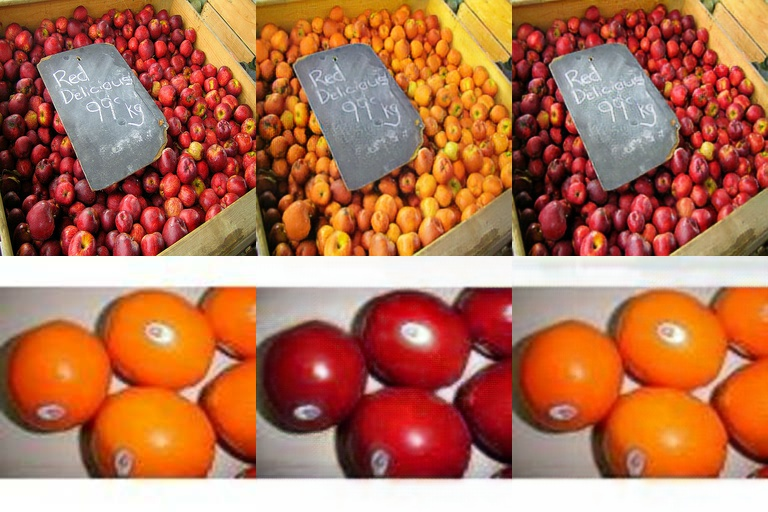
#> input picture CycleGAN-Tensorflow-2-master/pics/apple2orange.jpg, 768 x 512 px, given as the content of the folder ./Training/Raw_Input_Diffuse/, which was not available
$ jupyter execute --allow-errors 'Morrowind Cycle GAN.ipynb'   (older library calls are emulated)   (text cells are left out)
#> lines starting #> are read from the running program, lines starting #| are printed output that depends on the picture; pictures that were not available may be replaced by others from this repository, and a replacement may not be noted
[cell 1]
import os
import math
import time
import random
import shutil
from os import path
from PIL import Image
from PIL import ImageEnhance
from PIL import ImageOps

GAN_location = "./CycleGAN-Tensorflow-2-master/"

[cell 2]
input_dirs = ['./Training/Raw_Input_Diffuse/','./Training/Raw_Input_Normal/']
target_dirs= ['./Processed_Input_Diffuse/', './Processed_Input_Normal/']
channels = ['R','G','B','A']

size = 256

# This method stores the original sizes of the images.
# We do not need this for the first pass, but we will use
# it later.

def prepare(target,channels):
    for i in range(len(channels)):
        if path.exists(target[1]+channels[i]):
            print("====== Using pre-existing resize directory ======")
        else:
            os.makedirs(target[1]+channels[i])

def convertAndResizeNormals(data_dir,target,channels):
    original_sizes = list()

    for item in os.listdir(data_dir):
        print("Processing: "+item)
        im=Image.open(data_dir+item)
        width,height = im.size
        original_sizes.append([item[0:-4],width,height])
        for i in range(4):
            single_channel = im.split()[i-1]
            single_channel = single_channel.resize((size,size), Image.ANTIALIAS)
            single_channel = single_channel.convert("RGB")

            # Drop the last 4 characters, usually the previous filename ".dds"
            single_channel.save(target + channels[i-1] + '/' + item[0:-4] + ".jpg","JPEG")

        im.close()

    return original_sizes

def convertAndResizeDiffuse(data_dir,target):
#> called with data_dir = './Training/Raw_Input_Diffuse/', target = './Processed_Input_Diffuse/'
    for item in os.listdir(data_dir):
        print("Processing: "+item)
        im=Image.open(data_dir+item)
#> im is the input picture: PIL image 768x512 RGB; mean R, G, B 178.8, 112.7, 82.9
        # Optional: Desaturate image
        converter = ImageEnhance.Color(im)
        im = converter.enhance(0)
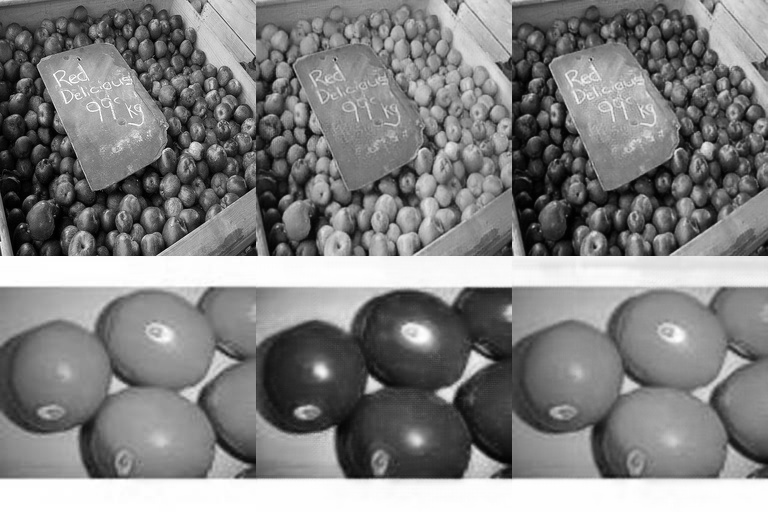
#> im: PIL image 768x512 RGB; min 0, max 255, mean 129.1
        width,height = im.size
#> width = 768; height = 512
        im = im.resize((size,size), Image.ANTIALIAS)
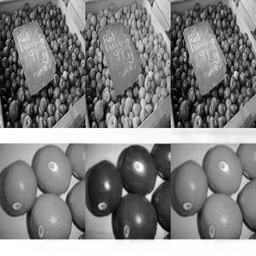
#> im: PIL image 256x256 RGB; min 0, max 255, mean 129.1
        im = im.convert("RGB")
        # Drop the last 4 characters, usually the previous filename ".dds"
        im.save(target+item[0:-4]+".jpg","JPEG")

        im.close()

prepare(target_dirs,channels)
convertAndResizeDiffuse(input_dirs[0], target_dirs[0])
convertAndResizeNormals(input_dirs[1], target_dirs[1], channels)
#> the loop in convertAndResizeNormals, `for i in range(4):` made 4 passes
#> pass 1, in convertAndResizeNormals, `single_channel = im.split()[i-1]`:
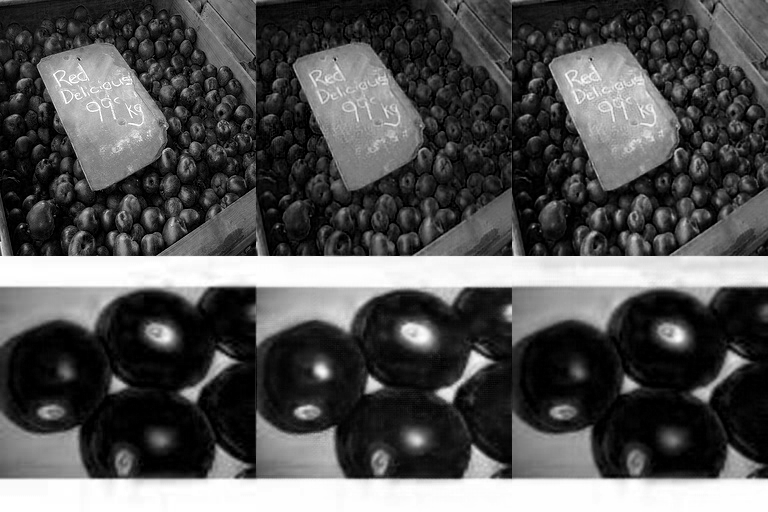
#> single_channel: PIL image 768x512 L; min 0, max 255, mean 82.9
#> pass 1, in convertAndResizeNormals, `single_channel = single_channel.resize((size,size), Image.ANTIALIAS)`:
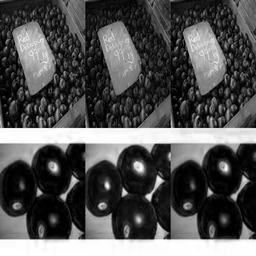
#> single_channel: PIL image 256x256 L; min 0, max 255, mean 82.9
#> pass 2, in convertAndResizeNormals, `single_channel = im.split()[i-1]`:
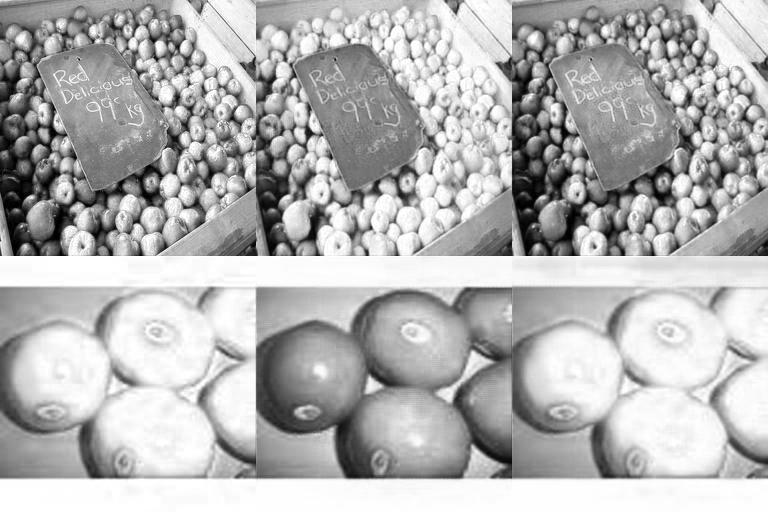
#> single_channel: PIL image 768x512 L; min 0, max 255, mean 178.8

[cell 3]
percent_to_move = 0.2
#> percent_to_move = 0.2
ahora = str(int(time.time()))

from_dirs=['./Processed_Input_Diffuse/', './Processed_Input_Normal/']

def generate_to_dirs(GAN_location, channels, ahora):
#> called with GAN_location = './CycleGAN-Tensorflow-2-master/', ahora = '1795243010'
    to_dirs = list()
    for i in range(len(channels)):
        target = GAN_location+'datasets/'+channels[i]+'-'+ahora
        to_dirs.append(target)
        os.makedirs(target)
    return to_dirs

def find_number_of_files(directory):
    #print(directory)
    count = len([name for name in os.listdir(directory)])
    return count


def segment_diffuse(from_dir,to_dirs,percent_to_move):
    count = find_number_of_files(from_dir)
    num_to_move = int(count * percent_to_move)
    #print(count)
    #print(num_to_move)
    #print ("Moving "+str(num_to_move)+" files to testing directory for"+from_dir)

    # For each color channel, randomly grab images to be test images, then assign
    # the rest as training images.
    for target in to_dirs:
        os.makedirs(target+'/TrainA')
        os.makedirs(target+'/TestA')
        # Grab the random files and move them to the Test Directory
        for i in range(num_to_move):
            count = find_number_of_files(from_dir)
            items = os.listdir(from_dir)
            to_move = items[random.randint(0,count-1)]
            #print("Moving file "+to_move)
            shutil.copy(from_dir + to_move, target+ '/TestA/' + to_move)
        items = os.listdir(from_dir)
        for item in items:
            shutil.copy(from_dir + item, target+ '/TrainA/' +item)


def segment_normals(from_dir,channels,percent_to_move):
    # For each color that we have, we want to move a random selection of files
    # to the test directory, and then the rest to the train directory.
    for color in channels:
        # Figure out where we're putting the files
        target = GAN_location + 'datasets/' + color + '-' + ahora + '/TestB/'

        # Make the director that we're going to put stuff in
        os.makedirs(target)

        # Figure out exactly how many files we are going to move.
        count = find_number_of_files(from_dir + color)
        to_move = int(count * percent_to_move)

        # Now we enter the loop to move all of the files up to the percent specified
        for i in range(to_move):
            # Find how many files we're working with.
            count = find_number_of_files(from_dir + color)
            print(count)
            # Get the list of files.
            items = os.listdir(from_dir + color)
            # Select a random file to move to the testing directory
            to_move = items[random.randint(0,count-1)]
            print ("Moving file " + from_dir + color +'/' + to_move)
            shutil.copy(from_dir + color +'/' + to_move, target + to_move)

        # Finally, we move the remaining images to the training directory.
        items = os.listdir(from_dir + color)
        target = GAN_location + 'datasets/' + color + '-' + ahora + '/TrainB/'
        os.makedirs(target)

        for item in items:
            shutil.copy(from_dir + color + '/' + item, target + item)


to_dirs = generate_to_dirs(GAN_location, channels, ahora)
print(to_dirs)
#> (the rest of this cell did not finish here and is left out)

[cell 4]
# Get the command you need to run in the terminal
for color in channels:
    print('python train.py --dataset ' + color + '-' + ahora)

[cell 5]
# Get the command you need to run in the terminal
for color in channels:
    print('tensorboard --logdir output/' + color + '-' + ahora + ' --port 6006')

[cell 6]
import csv

targets = ['./NormalGen/Input/', './NormalGen/Output/']
input_folder = targets[0]
output_folder = targets[1]

def prepare():
    for item in targets:
        if path.exists(item):
            print (item + "directory Exists.")
        else:
            os.makedirs(item)
            print("Created " + item + " directory.")

prepare()

def convertAndResizeTargets(input_folder,output_folder):
    original_sizes = list()
    # Find all images that we are attempting to generate normals for.
    targets = os.listdir(input_folder)
    # Now, convert and resize all of them, and put them in the "Output" folder.
    for i in range(len(targets)):
        im = Image.open(input_folder + targets[i])
        width,height = im.size
        original_sizes.append([targets[i][0:-4],width,height])
        im=im.resize((size,size), Image.ANTIALIAS)
        im = im.convert("RGB")
        im.save(output_folder + targets[i][0:-4]+".jpg","JPEG")
    return original_sizes

original_sizes = convertAndResizeTargets(input_folder,output_folder)
print(original_sizes)

[cell 7]
for item in os.listdir(output_folder):
    for color in channels:
        shutil.copy(output_folder + item, GAN_location+'datasets/'+ color + '-' + ahora + '/TestA/' + item)
        print("Moving " + item + ".")

[cell 8]
for color in channels:
    print("python test.py --experiment_dir ./output/"+ color +'-' + ahora)
